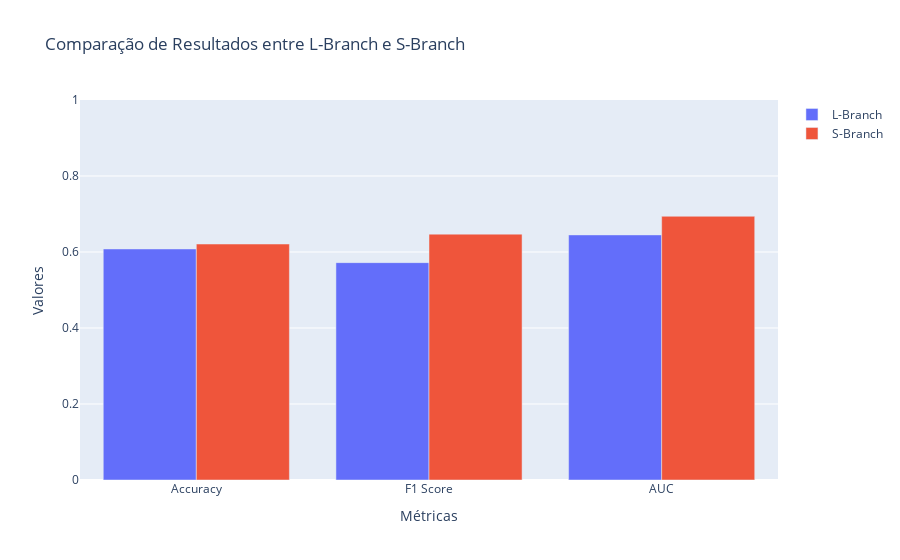

Write notebook code for a chart like this one.
### Code cell
import plotly.graph_objects as go

metrics = ["Accuracy", "F1 Score", "AUC"]
l_branch = [0.608, 0.572, 0.645]
s_branch = [0.621, 0.647, 0.694]

fig = go.Figure()
fig.add_trace(go.Bar(
    x=metrics,
    y=l_branch,
    name="L-Branch"
))
fig.add_trace(go.Bar(
    x=metrics,
    y=s_branch,
    name="S-Branch"
))

fig.update_layout(
    barmode='group',
    title="Comparação de Resultados entre L-Branch e S-Branch",
    xaxis_title="Métricas",
    yaxis_title="Valores",
    yaxis=dict(range=[0, 1])
)

fig.show()

### Figure 1 — Plotly figure (JSON) as saved in the notebook; plotly's stock layout.template omitted (floating-point values rounded to 4 significant figures)
{"data": [{"name": "L-Branch", "type": "bar", "x": ["Accuracy", "F1 Score", "AUC"], "y": [0.608, 0.572, 0.645]}, {"name": "S-Branch", "type": "bar", "x": ["Accuracy", "F1 Score", "AUC"], "y": [0.621, 0.647, 0.694]}], "layout": {"barmode": "group", "title": {"text": "Comparação de Resultados entre L-Branch e S-Branch"}, "xaxis": {"title": {"text": "Métricas"}}, "yaxis": {"range": [0, 1], "title": {"text": "Valores"}}}}
